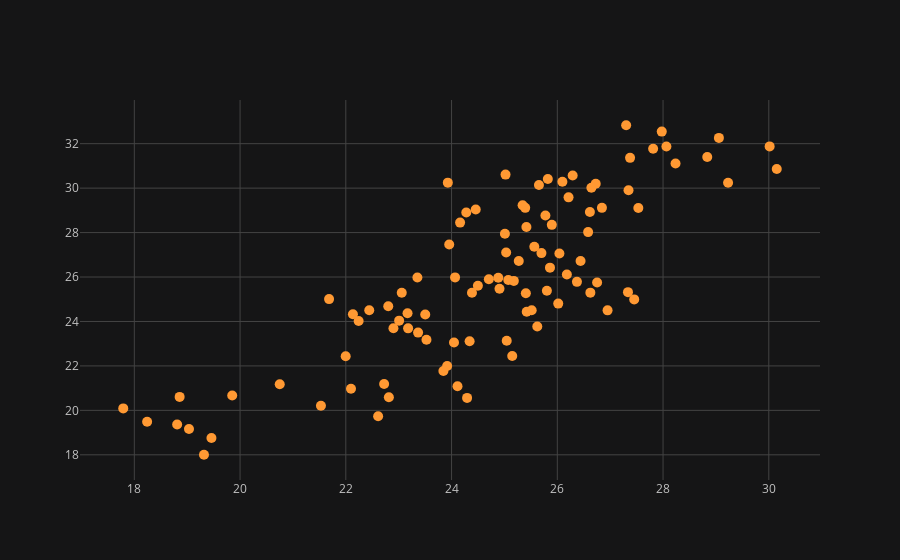

Notebook code for this chart:
### Code cell
df.iplot(x = "A", y = "B", mode = 'markers', size = 10)
